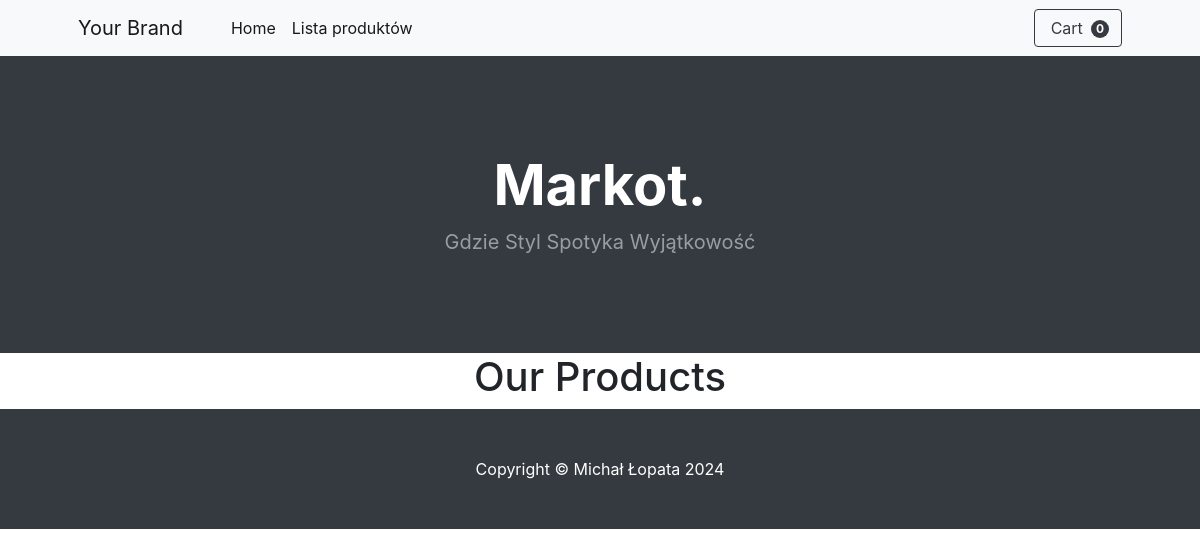
Before: /products/ with the older database file.
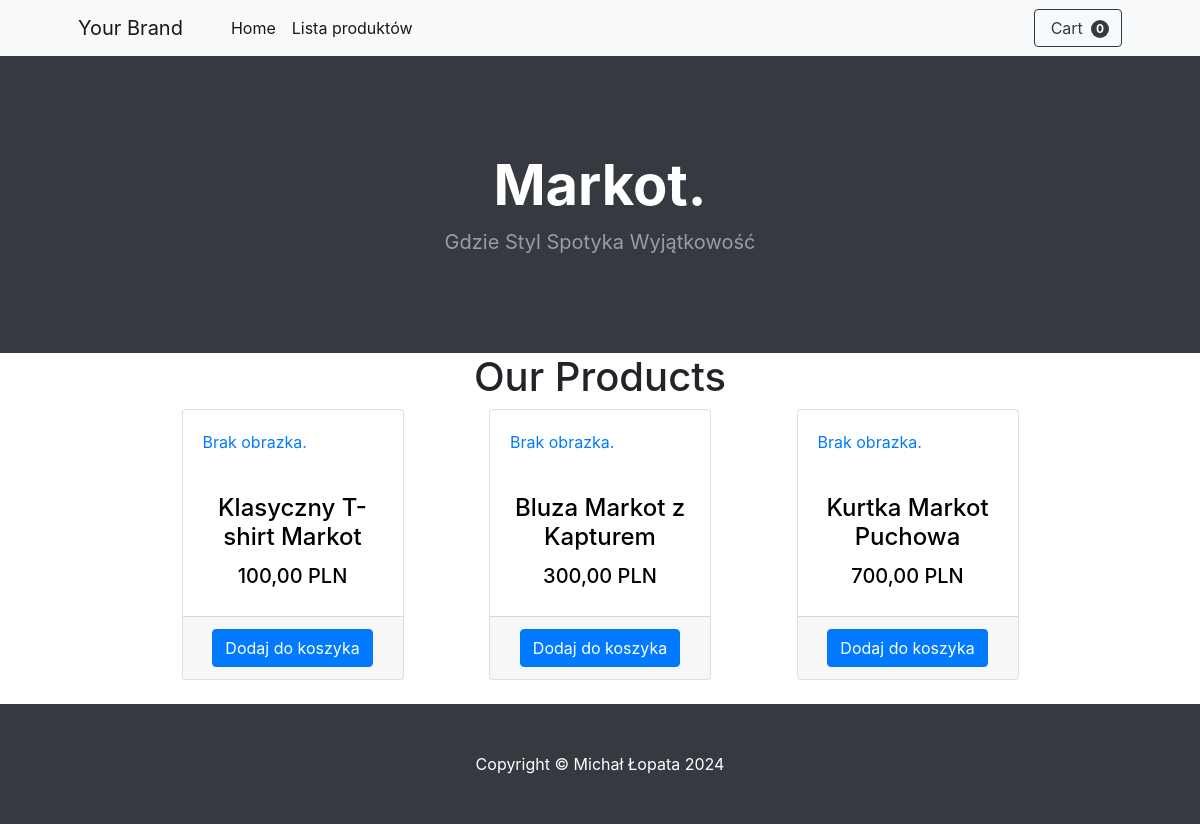
After: the same page with the newer database file.
### sklep/models.py (models this page shows, shortened)
class Product(models.Model):
    SIZE_CHOICES = (
        ('S', 'Small'),
        ('M', 'Medium'),
        ('L', 'Large'),
        ('XL', 'Extra Large'),
    )
    name = models.CharField(max_length=200)
    description = models.TextField()
    price = models.DecimalField(max_digits=10, decimal_places=2)
    currency = models.CharField(max_length=3, default='PLN')
    available = models.BooleanField(default=True)
    category = models.ForeignKey(Category, on_delete=models.CASCADE)
    image_url = models.URLField(max_length=200)
    size = models.CharField(max_length=2, choices=SIZE_CHOICES)  # Dodane pole rozmiaru
    stock = models.PositiveIntegerField(default=0)  # Dodane pole ilości na stanie

### sklep/views.py (the view)
# urls.py: path('products/', product_list, name='product-list'),
def product_list(request):
    products = Product.objects.all()
    return render(request, 'product_list.html', {'products': products})

### templates/product_list.html
{% extends 'base.html' %}
{% load static %}
{% block content %}
    <h1 style="text-align: center;">Our Products</h1>
    <div class="row justify-content-center">
        {% for product in products %}
            <div class="col-lg-3 col-md-4 mb-4">
                <div class="card h-100" style="width: 80%; margin: auto;">
                    <a href="{% url 'product-detail' product.pk %}">
                        {% if product.image_url %}
                            <img class="card-img-top mt-3" src="{{ product.image_url }}" alt="{{ product.name }} Image" style="width: 100%; height: 200px; object-fit: contain;">
                        {% else %}
                            <div class="card-body">
                                <p class="card-text">Brak obrazka.</p>
                            </div>
                        {% endif %}
                        <div class="card-body">
                            <h4 class="card-title" style="color: black; text-align: center;">
                                {{ product.name }}
                            </h4>
                            <h5 style="color: black; text-align: center;">{{ product.price|floatformat:2 }} PLN</h5>
                        </div>
                    </a>
                    <div class="card-footer" style="text-align: center;">
                        <button class="btn btn-primary">Dodaj do koszyka</button>
                    </div>
                </div>
            </div>
        {% endfor %}
    </div>
{% endblock content %}

### templates/base.html (shortened to what this page needs)
{% load static %}
<!DOCTYPE html>
<html lang="en">
<head>
    <link href="{% static 'css/styles.css' %}" rel="stylesheet" />
    <link rel="stylesheet" href="https://stackpath.bootstrapcdn.com/bootstrap/4.3.1/css/bootstrap.min.css"/>
</head>
<body>
    {% include 'navbar.html' %}
    {% include 'header.html' %}
    {% block content %}
    {% endblock content %}
    {% include 'footer.html' %}
</body>
</html>

### templates/navbar.html (shortened to what this page needs)
<nav class="navbar navbar-expand-lg navbar-light bg-light">
    <div class="container px-4 px-lg-5">
        <a class="navbar-brand" href="{% url 'home' %}">Your Brand</a>
        <div class="collapse navbar-collapse" id="navbarSupportedContent">
            <ul class="navbar-nav me-auto mb-2 mb-lg-0 ms-lg-4">
                <li class="nav-item"><a class="nav-link active" aria-current="page" href="{% url 'home' %}">Home</a></li>
                <li class="nav-item"><a class="nav-link active" aria-current="page" href="{% url 'product-list' %}">Lista produktów</a></li>
            </ul>
            <form class="d-flex">
                <button class="btn btn-outline-dark" type="submit">
                    Cart
                    <span class="badge bg-dark text-white ms-1 rounded-pill">0</span>
                </button>
            </form>
        </div>
    </div>
</nav>

### templates/header.html
        <header class="bg-dark py-5">
            <div class="container px-4 px-lg-5 my-5">
                <div class="text-center text-white">
                    <h1 class="display-4 fw-bolder">Markot.</h1>
                    <p class="lead fw-normal text-white-50 mb-0">Gdzie Styl Spotyka Wyjątkowość</p>
                </div>
            </div>
        </header>

### templates/footer.html
<footer class="py-5 bg-dark">
        <div class="container">
            <p class="m-0 text-center text-white">Copyright &copy; Michał Łopata 2024</p>
        </div>
    </footer>

Changed rows visible on the page:
added Product: shows "Brak obrazka.", name "Klasyczny T-shirt Markot", price "100,00"
added Product: shows "Brak obrazka.", name "Bluza Markot z Kapturem", price "300,00"
added Product: shows "Brak obrazka.", name "Kurtka Markot Puchowa", price "700,00"
